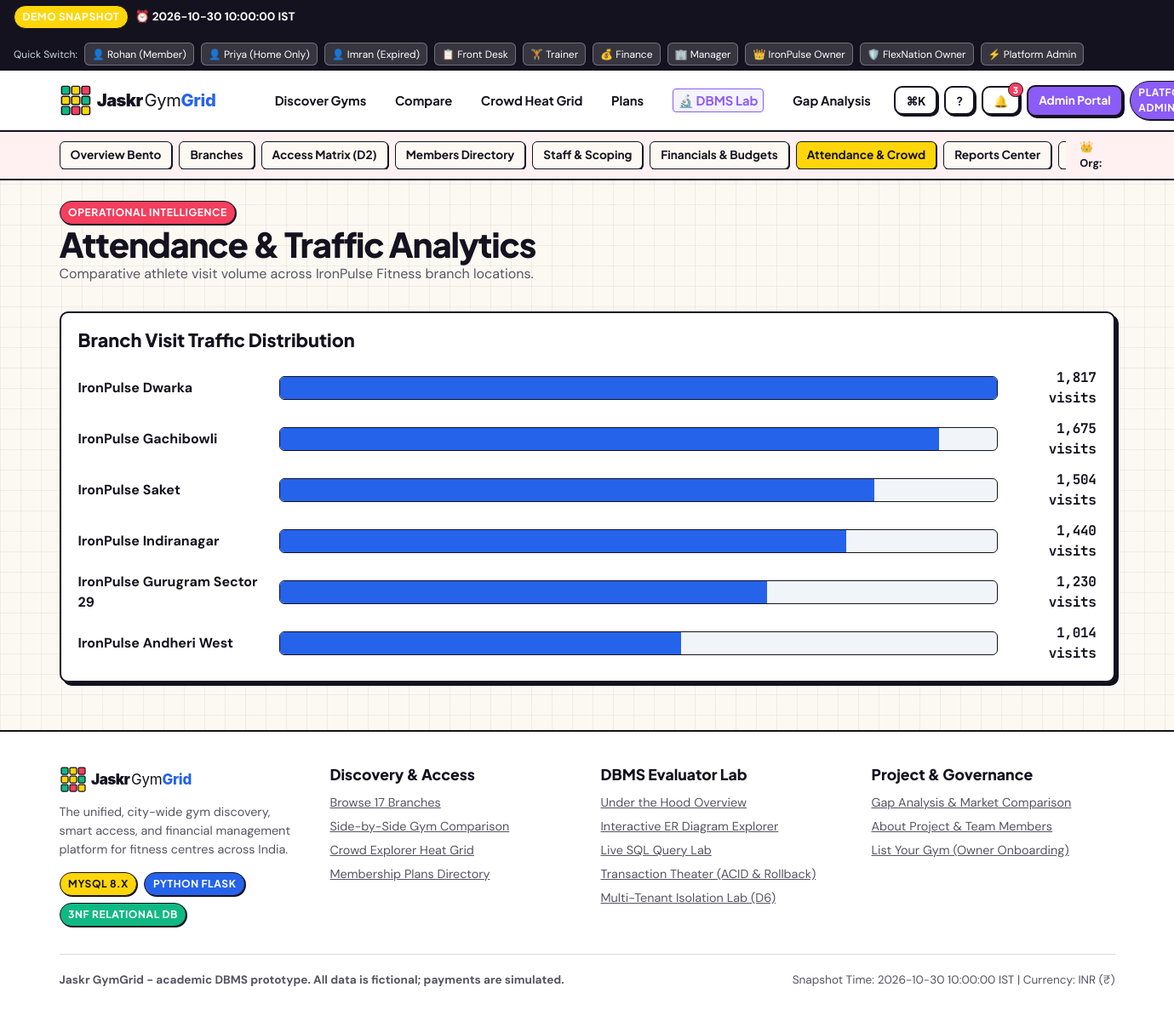
The app's page /owner/analytics (signed in) with its own data.
### tables this page shows
CREATE TABLE organizations (
        organization_id INTEGER PRIMARY KEY AUTOINCREMENT,
        name TEXT NOT NULL,
        contact_email TEXT NOT NULL,
        status TEXT NOT NULL DEFAULT 'active',
        brand_type TEXT NOT NULL DEFAULT 'independent',
        headquarters_city TEXT NOT NULL,
        created_at TEXT NOT NULL
    );

CREATE TABLE branches (
        branch_id INTEGER PRIMARY KEY AUTOINCREMENT,
        organization_id INTEGER NOT NULL,
        name TEXT NOT NULL,
        address TEXT NOT NULL,
        city TEXT NOT NULL,
        state TEXT NOT NULL,
        pincode TEXT NOT NULL,
        latitude REAL NOT NULL,
        longitude REAL NOT NULL,
        phone TEXT NOT NULL,
        description TEXT NOT NULL,
        capacity INTEGER NOT NULL,
        FOREIGN KEY (organization_id) REFERENCES organizations(organization_id)
    );

### app/owner.py (the view)
@owner_bp.route("/analytics")
@login_required
@roles_required("owner", "admin")
def attendance_analytics():
    org = get_owner_org()
    org_id = org["organization_id"]
    branch_traffic = query_all(
        "SELECT b.name, COUNT(a.attendance_id) AS total_visits "
        "FROM branches b "
        "LEFT JOIN attendance a ON b.branch_id = a.branch_id "
        "WHERE b.organization_id = %s "
        "GROUP BY b.branch_id, b.name "
        "ORDER BY total_visits DESC;", (org_id,)
    )
    return render_template("owner/attendance_analytics.html",
                           org=org,
                           branch_traffic=branch_traffic,
                           portal_context="owner",
                           active_tab="analytics")

### app/auth.py (called while the page is built)
def get_current_user():
    if "user_id" not in session:
        return None
    return {
        "user_id": session.get("user_id"),
        "email": session.get("email"),
        "role": session.get("role"),
        "full_name": session.get("full_name", "User"),
        "member_id": session.get("member_id"),
        "home_branch_id": session.get("home_branch_id"),
        "staff_id": session.get("staff_id"),
        "job_role": session.get("job_role"),
        "organization_id": session.get("organization_id"),
        "branch_id": session.get("branch_id"),
        "organization_name": session.get("organization_name")
    }

def login_required(f):
    @wraps(f)
    def decorated_function(*args, **kwargs):
        if "user_id" not in session:
            flash("Please sign in to access this page.", "warning")
            return redirect(url_for("auth.login", next=request.url))
        return f(*args, **kwargs)
    return decorated_function

def roles_required(*allowed_roles):
    def decorator(f):
        @wraps(f)
        def decorated_function(*args, **kwargs):
            if "user_id" not in session:
                return redirect(url_for("auth.login", next=request.url))
            curr_role = session.get("role")
            if curr_role not in allowed_roles:
                return render_template("errors/403.html",
                                       reason=f"Role '{curr_role}' is not authorized. Required: {', '.join(allowed_roles)}.",
                                       user=get_current_user()), 403
            return f(*args, **kwargs)
        return decorated_function
    return decorator

### app/config.py (called while the page is built)
    @classmethod
    def get_app_today(cls):
        if cls.DEMO_MODE:
            return dt.datetime.strptime(cls.APP_TODAY_STR, "%Y-%m-%d").date()
        return dt.date.today()

    @classmethod
    def get_app_now(cls):
        if cls.DEMO_MODE:
            return dt.datetime.strptime(cls.APP_NOW_STR, "%Y-%m-%d %H:%M:%S")
        return dt.datetime.now()

### app/database.py (called while the page is built)
def is_mysql():
    return _is_mysql_active

def query_all(sql, params=(), role="admin"):
    return execute_query(sql, params, role=role, fetch="all")

def query_one(sql, params=(), role="admin"):
    return execute_query(sql, params, role=role, fetch="one")

### app/owner.py (called while the page is built)
def get_owner_org():
    user = get_current_user()
    org_id = user.get("organization_id")
    if not org_id:
        org_id = 1
    org = query_one("SELECT * FROM organizations WHERE organization_id = %s;", (org_id,))
    return org

### templates/owner/attendance_analytics.html (shortened to what this page needs)
{% extends "base.html" %}
{% block content %}
<div class="container">
  <div style="margin-bottom: 2rem;">
    <span class="badge badge-coral">Operational Intelligence</span>
    <h1>Attendance & Traffic Analytics</h1>
    <p style="color: var(--ink-muted);">Comparative athlete visit volume across {{ org.name }} branch locations.</p>
  </div>
  <div class="card" style="margin-bottom: 2rem;">
    <h3 style="margin-bottom: 1.25rem;">Branch Visit Traffic Distribution</h3>
    <div style="display: flex; flex-direction: column; gap: 0.75rem;">
      {% set max_traffic = (branch_traffic|map(attribute='total_visits')|max) or 1 %}
      {% for b in branch_traffic %}
        {% set pct = (b.total_visits / max_traffic * 100)|round %}
        <div style="display: grid; grid-template-columns: 220px 1fr 100px; gap: 1rem; align-items: center;">
          <span style="font-weight: 700;">{{ b.name }}</span>
          <div style="background: #F1F5F9; border: var(--border-thin); border-radius: var(--radius-sm); height: 28px; overflow: hidden;">
            <div style="width: {{ pct }}%; height: 100%; background: var(--electric-blue); transition: width 0.3s ease;"></div>
          </div>
          <span class="mono-num" style="font-weight: 700; text-align: right;">{{ "{:,}".format(b.total_visits) }} visits</span>
        </div>
      {% endfor %}
    </div>
  </div>
</div>
{% endblock %}

### static/css/styles.css (style rules this page uses)
:root { --bg-canvas: #FBF9F2; --bg-card: #FFFFFF; --ink-primary: #14121F; --ink-muted: #565463; --ink-subtle: #8E8B9E; --brand-yellow: #FFD60A; --brand-yellow-hover: #FACC15; --electric-blue: #2563EB; --electric-blue-subtle: #EFF6FF; --hot-coral: #F43F5E; --hot-coral-subtle: #FFF1F2; --mint-green: #10B981; --mint-green-subtle: #ECFDF5; --violet-royal: #8B5CF6; --violet-subtle: #F5F3FF; --role-member: var(--mint-green); --role-staff: var(--electric-blue); --role-owner: var(--hot-coral); --role-admin: var(--violet-royal); --border-thick: 2.5px solid var(--ink-primary); --border-thin: 1.5px solid var(--ink-primary); --shadow-sm: 2px 2px 0px var(--ink-primary); --shadow-md: 4px 4px 0px var(--ink-primary); --shadow-lg: 6px 6px 0px var(--ink-primary); --radius-sm: 6px; --radius-md: 10px; --radius-lg: 16px; --radius-full: 9999px; --font-display: 'Plus Jakarta Sans', system-ui, sans-serif; --font-body: 'DM Sans', -apple-system, BlinkMacSystemFont, sans-serif; --font-mono: 'JetBrains Mono', monospace; }
*, *::before, *::after { box-sizing: border-box; margin: 0; padding: 0; }
body { font-family: var(--font-body); color: var(--ink-primary); background-color: var(--bg-canvas); background-image: linear-gradient(to right, rgba(20, 18, 31, 0.05) 1px, transparent 1px), linear-gradient(to bottom, rgba(20, 18, 31, 0.05) 1px, transparent 1px); background-size: 24px 24px; line-height: 1.5; min-height: 100vh; display: flex; flex-direction: column; }
h1, h2, h3, h4, h5, h6 { font-family: var(--font-display); font-weight: 800; line-height: 1.15; color: var(--ink-primary); }
h1 { font-size: 2.5rem; letter-spacing: -0.03em; }
h3 { font-size: 1.35rem; }
.mono-num { font-family: var(--font-mono); font-variant-numeric: tabular-nums; letter-spacing: -0.02em; }
.container { width: 100%; max-width: 1280px; margin: 0 auto; padding: 0 1.25rem; }
.card { background: var(--bg-card); border: var(--border-thick); border-radius: var(--radius-md); box-shadow: var(--shadow-md); padding: 1.25rem; transition: transform 0.15s ease, box-shadow 0.15s ease; }
.badge { display: inline-flex; align-items: center; gap: 0.35rem; font-family: var(--font-display); font-weight: 700; font-size: 0.75rem; text-transform: uppercase; letter-spacing: 0.05em; padding: 0.25rem 0.6rem; border-radius: var(--radius-full); border: var(--border-thin); background: var(--bg-card); box-shadow: 1px 1px 0px var(--ink-primary); }
.badge-coral { background: var(--hot-coral); color: #fff; }

### records on screen
organizations: name "IronPulse Fitness"
branches: name "IronPulse Dwarka", {{ pct }} 100.0 (drawn), total_visits "1,817"
branches: name "IronPulse Gachibowli", {{ pct }} 92.0 (drawn), total_visits "1,675"
branches: name "IronPulse Saket", {{ pct }} 83.0 (drawn), total_visits "1,504"
branches: name "IronPulse Indiranagar", {{ pct }} 79.0 (drawn), total_visits "1,440"
branches: name "IronPulse Gurugram Sector 29", {{ pct }} 68.0 (drawn), total_visits "1,230"
branches: name "IronPulse Andheri West", {{ pct }} 56.0 (drawn), total_visits "1,014"
